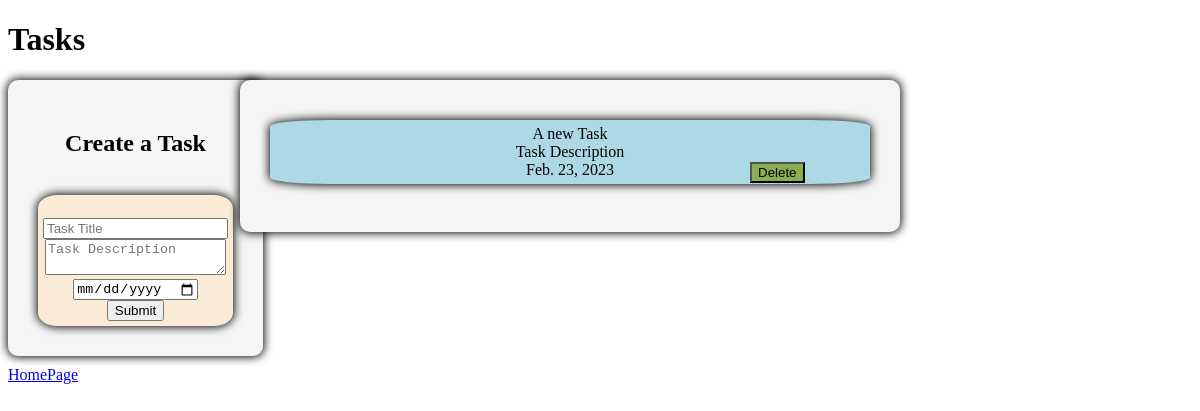
/tasks/ (signed in), run on an earlier commit of the app's database.
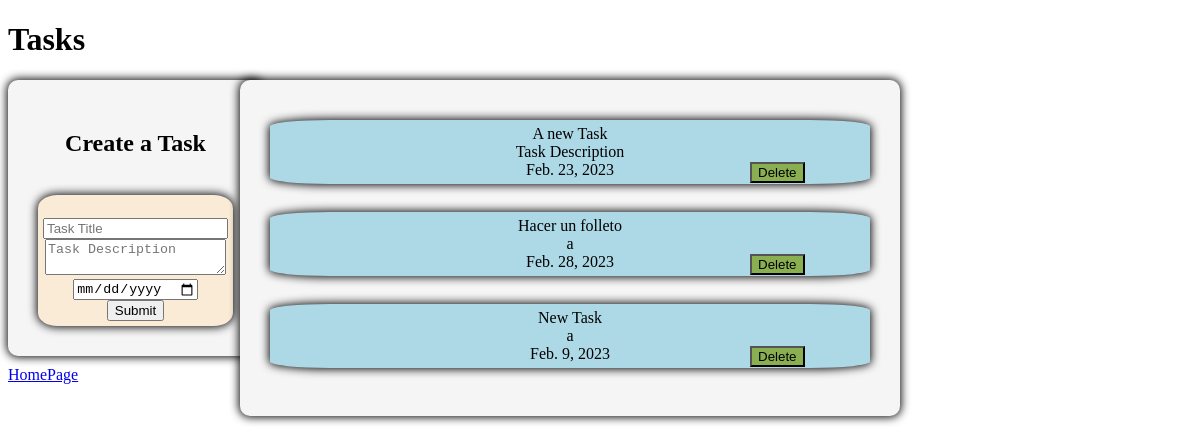
And on a later commit of the database.
### Tasks/models.py (models this page shows)
class Task(models.Model):
    Title = models.CharField(max_length=50)
    Description = models.TextField()
    DueDate = models.DateField()
    Completed = models.BooleanField(default=False)
    Owner = models.ForeignKey(User, on_delete= models.CASCADE)

### Tasks/views.py (the view)
# urls.py: path('', views.main),
def main(request):
    if request.method == 'POST':
        Title = request.POST['Title']
        Description = request.POST['Description']
        Date = request.POST['DueDate']
        try:
            NewTask = Task.objects.create(Title = Title, Description = Description, DueDate = Date, Owner = request.user)
            NewTask.save()
            messages.info(request, f'Task \'{Title}\' has been created')
            return redirect('/tasks/')
        except:
            messages.info(request, 'Fields cant be empty')
            return redirect('/tasks/')
    else:
        Data = Task.objects.filter(Owner = request.user)
        context = {'tareas': Data}
        return render(request, 'Main.html', context)

### Tasks/templates/Main.html (shortened to what this page needs)
<!DOCTYPE html>
<html lang="en">
<head>
    <link rel="stylesheet" type="text/css" href="/static/taskStyle.css">
</head>
<body>
    <div><h1>Tasks</h1></div>
    <div>
        <div class = 'box'>
            <h2>Create a Task </h2><br>
            <div class = 'create'>
                <form action = '' method = 'post'>
                    {% csrf_token %}<br>
                    <input type = 'text' name = 'Title' placeholder="Task Title"><br>
                    <textarea id = 'Description' name = 'Description' placeholder="Task Description"></textarea> <br>
                    <input type = 'date' name = 'DueDate'><br>
                    <input type = 'submit'>
            </div>
        </div>
    </div>
    <div class = 'boxTask'>
        {% for task in tareas %}
        <div class = 'task'>
            {{task.Title}}<br>  {{task.Description}} <br> {{task.DueDate}}<br>
            <form action="{% url 'delete' %}" method="post">
                <div class='delete'>
                    <input type='submit' name='Delete' value='Delete' class='delete'>
                </div>
            </form>
        </div> <br>
        {% endfor %}
    </div>
    <a href = '/'>HomePage</a>
</body>
</html>

### mysite/static/taskStyle.css (style rules this page uses)
.create { display: flex; position: relative; background-color: antiquewhite; width: fit-content; border-radius: 10%; padding: 5px; box-shadow: 0px 0px 10px 1px ; justify-content: center; }
.task { display: flex; position: relative; background-color: lightblue; width: auto; border-radius: 10%; padding: 5px; box-shadow: 0px 0px 10px 1px ; justify-content: center; margin-top: 10px; }
.delete { position: absolute; top: 65%; left:80%; background-color: rgb(137, 175, 81); }
.box { margin-bottom: 10px; background-color: whitesmoke; display:block; width: fit-content; padding: 30px; text-align: center; box-shadow: 0px 0px 10px 1px; border-radius: 10px; align-content: center; }
.boxTask { position: absolute; left: 20%; top: 10%; margin-bottom: 10px; background-color: whitesmoke; display:block; width: 50%; padding: 30px; text-align: center; box-shadow: 0px 0px 10px 1px; border-radius: 10px; align-content: center; }

What changed in the data, as far as the page shows it:
added Task: Title "Hacer un folleto", Description "a", DueDate "Feb. 28, 2023"
added Task: Title "New Task", Description "a", DueDate "Feb. 9, 2023"
